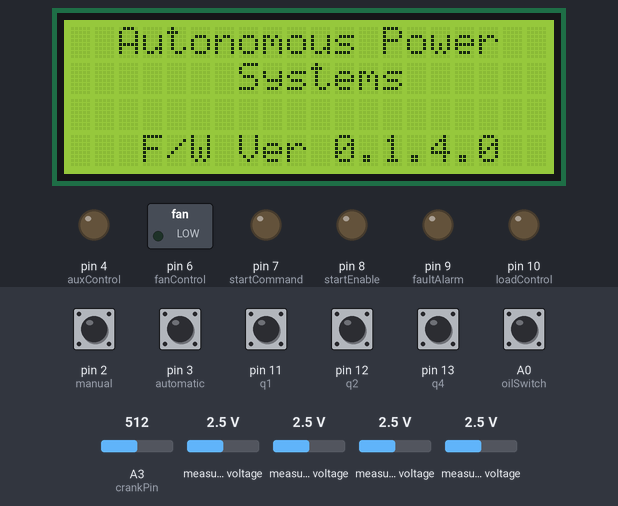
A sketch run on a simulated Arduino Uno, built with avr-gcc and run on an emulated ATmega328P. On the bench: 20×4 character LCD, switched loads named in the sketch (green lamp = pin HIGH), output pins drawn as LEDs (lit = HIGH). The test bench sets the inputs (shaded band); at power-on: A0 (oilSwitch), pin 2 (manual), pin 3 (automatic), pin 11 (q1), pin 12 (q2), pin 13 (q4) HIGH, A3 (crankPin) = 512, measured voltage 2.5 V. What the sketch prints to the serial monitor is not drawn.

Above: at 1.2 s.
At 3.3 s:
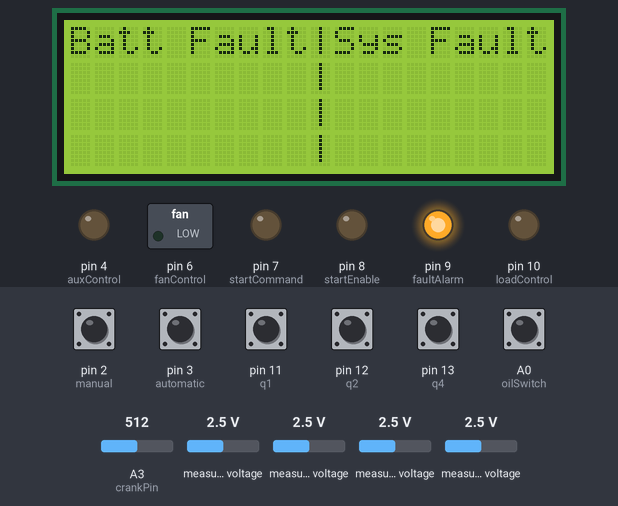
At 5.8 s:
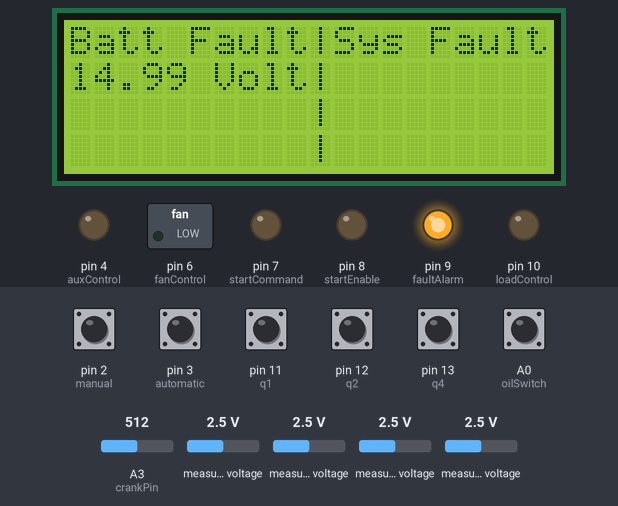

Measured:
- what the display in image 0 shows lasts 2.1 s, from 1.1 s to 3.2 s
- what the display in image 1 shows lasts 2.6 s, from 3.2 s to 5.8 s

The sketch:

APS_0_1_4_1_Start.ino
```cpp
/*
  Autonomous Power Solutions Rev 0.1.4.0
  Generator Powered Battery Charger


   Rev 0.1.4.0 is designed to run on the S/W development prototype PCA
   and will need minor updates before controlling an actual unit

   PORT ASSIGNMENTS

   A0 =
   A1 =
   A2 =
   A3 = Cranking Battery Voltage 0V to 15V range          crankPin
   A4 = I2C Data
   A5 = I2C Clock

   I2C A0 System Ambient Temperature                      AIN0
   I2C A1 System Battery Temperature                      AIN1
   I2C A2 System Charging Current 0A to 100A              AIN2
   I2C A3 System Charging Voltage 0V to 30V range         AIN3

   D0 = Input Oil Level Switch from engine                oilSwitch
   D1 = Input Start Switch Momentary Contact              engineStart
   D2 = Input Auto/Manual Toggle Switch Manual Position   manMode
   D3 = Input Auto/Manual Toggle Switch Auto Position     autoMode
   D4 = Output Auxilary Load Control                      auxControl
   D5 = Input Tachometer input                            engineSpeed
   D6 = Output Fan On/Off                                 fanControl
   D7 = Output Engine Start Relay                         startCommand
   D8 = Output Alternator Load Contactor                  loadControl
   D9 = Output Fault alarm                                faultAlarm
   D10 = Output Start Enable Relay                        startEnable
   D11 = Manual Runtime Switch BCD1                       q1
   D12 = Manual Runtime Switch BCD2                       q2
   D13 = Manual Runtime Switch BCD4                       q4


  FAN OPERATION
  Battery temperature of 50F to 80F is safe range. No action required.
  Above 80F, batteries will be cooled by circulating air.
  Ambient air temperature should be >=5 degrees less than battery to
  effectively cool the battery.
  If the battery temperature is >=100 F, the battery is over temperature
  and a temperature fault condition exits. Charging and should be
  disallowed until the battery is below 100F.

 */

/*-------------------------------------------------------------
*                        INCLUDES
*-------------------------------------------------------------*/

 #include <Wire.h>
 #include <Adafruit_ADS1015.h>
 #include <Adafruit_LiquidCrystal.h>
 Adafruit_LiquidCrystal lcd(0); // Default address #0 A0-A2 not jumpered
 Adafruit_ADS1015 ads1015;

 /*----------------------------------------------------------
 *                      Define Variables
 *----------------------------------------------------------- */

 //VARIABLES THAT DO NOT CHANGE
 const int debounceDelay = 10;  // number of mS delay used in debounce function
 const int oilSwitch = A0;
 const int engineStart = A1;
 const int manual = 2;
 const int automatic = 3;
 const int auxControl = 4;
 const int engineSpeed = 5;
 const int fanControl = 6;
 const int faultAlarm = 9;
 const int startEnable = 8;
 const int startCommand = 7;
 const int loadControl = 10;
 const int q1 = 11;
 const int q2 = 12;
 const int q4 = 13;
 const int crankPin = A3;
 const int thermistorNominal=10000;
 const int temperatureNominal=25;
 const int bCoefficient=3950;
 const int seriesResistor=10000;//nominal value,measure for better accuracy

 //VARIABLES THAT CHANGE
 float sensorValue = 0.0;
 float battVolt = 0.0;       //main system battery bank voltage
 float battCurrent = 0.0;    //main system battery bank charge current
 float crankVolts = 0.0;     //engine crank battery voltage
 float battTemperature = 0.0;  //main system battery temperature
 float ambTemperature = 0.0; //main system battery enclosure temperature
 float steinhart = 0.0;
 int runTime = 0;            //manual mode run time value
 int bcdTotal=0;             //manual mode run time selection switch
 int engineRPM =0;           //engine tachometer 0 to 3600 RPM
 unsigned long startTime=0;  //used in 2 minute time out for warm up period
 //look up millis timer code in TAM test fixture
 unsigned long warmUpTime=0; //2 minute warmup period
 unsigned long countHour=0;  //counter used by timer interrupt routine
 volatile int mode=3;        //set to OFF state for power up-data type "byte"?
 volatile int modeTotal=0;   //Used in BCD run time selection-data type "byte"?
 boolean engineRun = false;  //engine RPM > 800
 boolean oilFault = false;   //oil level switch is closed
 boolean voltFault = false;  //battery under voltage
 boolean tempFault = false;  //battery over temperature
 boolean fanOn = false;      //fan signal is ON
 boolean loadOn = false;     //load contactor is connected
 boolean startFault = false; //no start after 5 attempts
 boolean currentFault = false;//under or over current condition
 boolean criticalFault = false; //a fault that will prevent engine from running
 // int faultCondition = 0;  DETERMINE IF THIS SHOULD BE BOOLEAN TRUE/FALSE
 // OR AN INT WHOSE VALUE DEFINES FAULT TYPE - EG 0 FOR NO FAULT, 1 FOR VOLT FAULT ETC

 //String Variables
 String firmwareVer="0.1.4.0";
 String sysBattFault="Batt Fault|Sys Fault";
 String voltageFault="Volt";
 String temperatureFault="Temp";
 String oilLevelFault="Oil Level";
 String ampFault="Current";
 String crank="Crank Battery";
 String chargeV="Charge Volts = ";
 String chargeI="Charge Amps = ";
 String battT="Battery Temp = ";
 String ambT="Ambient Temp = ";
 String warmUp="Engine Warm Up";

 // End of Variables Definition -------------------------


 /* ----------------------------------------------------------
                      Function Definitions
    ---------------------------------------------------------- */

 //DEBOUNCE FUNCTION
 boolean debounce(int pin)
 {
   boolean state;
   boolean previousState;
   previousState = digitalRead(pin); // store switch state
   for(int counter=0; counter < debounceDelay; counter++)
   {
    delay(1); //wait for 1 ms
    state = digitalRead(pin); //read the pin
    if(state != previousState)
    {
     counter = 0; //reset the counter if the state changes
     previousState = state; // and save the current state
    }
   }
 }

 //READSENSOR FUNCTION USED IN CRANK BATTERY VOLTAGE MEASUREMENT
  float readSensor(int sensorPin) {
  sensorValue = 0.0; //Initialize sensorValue
   for (int i=0; i<5; i++) {
     sensorValue = sensorValue + analogRead(sensorPin);
     delay(10);
   }
     crankVolts = ((sensorValue/5)*0.0048*3); //scaled to 15V full scale
     return crankVolts;
 }

 //SYSTEM BATTERY VOLTAGE MEASUREMENT FUNCTION
  float readBattVolt() {
  battVolt = 0.0; //Initialize battVolt
   for (int i=0; i<5; i++) {
   battVolt = battVolt + ads1015.readADC_SingleEnded(3);
   delay(10);
   }
  battVolt = ((battVolt/5*6)*0.003); //Average of 5 samples scaled to 30V full scale
  return battVolt;
}

 //SYSTEM BATTERY CHARGE CURRENT MEASUREMENT FUNCTION
  float readBattAmps() {
  battCurrent=0.0; //Initialize battCurrent
    for (int i=0; i<5; i++) {
    battCurrent = battCurrent + ads1015.readADC_SingleEnded(2);
    delay(10); //change to while loop using millis. do not use delay function
   }
   battCurrent = ((battCurrent/5*20)*0.003); //Average of 5 samples scaled to 100A full scale
   return battCurrent;
}

//BATTERY TEMPERATURE MEASUREMENT FUNCTION
  float readBattTemp() {
  steinhart = 0.0;
  battTemperature=0.0; // initialize battTemperature
   for (int i=0; i<5; i++) {
   battTemperature = battTemperature + ads1015.readADC_SingleEnded(1);
   delay(10);
   }
 battTemperature=battTemperature/5; //average of 5 samples
 //convert reading to a resistance
 battTemperature=1667 / battTemperature - 1;
 battTemperature=seriesResistor / battTemperature;
 //convert resistance to temperature
 steinhart=battTemperature/thermistorNominal;        // (R/Ro)
 steinhart=log(steinhart);                   // ln(R/Ro)
 steinhart/=bCoefficient;                    // 1/B * ln(R/Ro)
 steinhart+=1.0/(temperatureNominal+273.15); // + (1/To)
 steinhart=1.0/steinhart;                    // Invert
 steinhart-=273.15;                          // convert to C
 steinhart=steinhart*9.0/5.0+32;             // convert to F
 battTemperature=steinhart;
 return battTemperature;
}

//BATTERY ENCLOSURE AMBIENT TEMPERATURE MEASUREMENT FUNCTION
  float readAmbTemp() {
  steinhart=0.0;
  ambTemperature=0.0; // initialize ambTemperature
   for (int i=0; i<5; i++) {
   ambTemperature = ambTemperature + ads1015.readADC_SingleEnded(0);
   delay(10);
   }
 ambTemperature=ambTemperature/5; //average of 5 samples
 //convert reading to a resistance
 ambTemperature=1667 / ambTemperature - 1;
 ambTemperature=seriesResistor / ambTemperature;
 //convert resistance to temperature
 steinhart=ambTemperature/thermistorNominal;        // (R/Ro)
 steinhart=log(steinhart);                   // ln(R/Ro)
 steinhart/=bCoefficient;                    // 1/B * ln(R/Ro)
 steinhart+=1.0/(temperatureNominal+273.15); // + (1/To)
 steinhart=1.0/steinhart;                    // Invert
 steinhart-=273.15;                          // convert to C
 steinhart=steinhart*9.0/5.0+32;             // convert to F
 ambTemperature=steinhart;
 return ambTemperature;
}


//ENGINE RPM FUNCTION GOES HERE
//FAULT STATUS FUNCTION GOES HERE
//BCD Run Time Switch Function

int readSwitch()
{
 int bcdTotal=0;
 runTime=0;
 if (digitalRead(q1)==HIGH) { bcdTotal+=1; }
 if (digitalRead(q2)==HIGH) { bcdTotal+=2; }
 if (digitalRead(q4)==HIGH) { bcdTotal+=4; }
 // Set manual run time based on BCD switch input
 switch (bcdTotal){
    case 0:
      runTime = 2; //2 hours of manual runtime
      break;
    case 1:
      runTime = 4; //SHOULD THESE TIMES BE IN MINUTES?
      break;
    case 2:
      runTime = 6;
      break;
    case 3:
      runTime = 8;
      break;
    case 4:
      runTime = 10;
      break;
    case 5:
      runTime = 12;
      break;
    default:
      runTime = 0;
      break;
 }
 return runTime;
}

//End of Function Definitions *********************************


/*
 * --------------------------------------------------------
 * ISRs
 * ---------------------------------------------------------
*/

//Manual/Auto Mode Interrupt Service Routine (ISR)
void switchPressed1()
{
 volatile int modeTotal=0;
 if (digitalRead(manual)==HIGH) { modeTotal+=1; }
 if (digitalRead(automatic)== HIGH) { modeTotal+=2; }

 switch (modeTotal) {
  case 0:
  mode=0; //fault mode
  break;
  case 1:
  mode=1; //automatic mode
  break;
  case 2:
  mode=2; //manual mode
  break;
  case 3:
  mode=3; //off mode
  break;
 }
}


 // END OF ISRs


 /*
  *  ----------------------------------------------------------
  *                            SETUP
  * ----------------------------------------------------------
  */

  void setup() {
    analogReference(DEFAULT);          //THIS WILL CHANGE TO EXT REF IN H/W DESIGN
    Serial.begin(9600);                //THIS CAN BE REMOVED AFTER TESTING
    ads1015.begin();
    lcd.begin(20,4);                   // set up the LCD's number of rows and columns
    Serial.println("entering setup loop");
    Serial.println(" ");
    //SET UP DIGITAL I/O
    pinMode(manual,INPUT_PULLUP);      //set up Auto/Manual select switch
    // digitalWrite(manual,HIGH);      //internal pull up on
    pinMode(automatic,INPUT_PULLUP);   //set up Auto/Manual select switch
    //digitalWrite(automatic,HIGH);    //internal pull up on
    pinMode(engineSpeed,INPUT);        //set up tachometer input
    pinMode(engineStart,INPUT_PULLUP); //set up engine mom start switch
    //digitalWrite(engineStart,HIGH);  //internal pull up on
    pinMode(faultAlarm,OUTPUT);        //set up Fault Alarm output
    digitalWrite(faultAlarm,LOW);      //turn off
    pinMode(startEnable,OUTPUT);       //set up Start Enable output
    digitalWrite(startEnable,LOW);     //turn off
    pinMode(startCommand,OUTPUT);      //set up Start Relay output
    digitalWrite(startCommand,LOW);    //turn off
    pinMode(loadControl,OUTPUT);       //set up Load Contactor output
    digitalWrite(loadControl,LOW);     //turn off
    pinMode(oilSwitch,INPUT_PULLUP);   //set up oil level switch
    //digitalWrite(oilSwitch,HIGH);    //internal pull up on
    pinMode(q1,INPUT_PULLUP);          //set up BCD runtime select switch
    //digitalWrite(q1,HIGH);           //internal pull up on
    pinMode(q2,INPUT_PULLUP);          //set up BCD runtime select switch
    //digitalWrite(q2,HIGH);           //internal pull up on
    pinMode(q4,INPUT_PULLUP);          //set up BCD runtime select switch
    //digitalWrite(q4,HIGH);           //internal pull up on
    pinMode(fanControl,OUTPUT);        //set up Load Contactor output
    digitalWrite(fanControl,LOW);      //turn off
    pinMode(auxControl,OUTPUT);        //set up Load Contactor output
    digitalWrite(auxControl,LOW);      //turn off


    //set up interrupts
    attachInterrupt (0, switchPressed1,CHANGE);  // attach Auto/Manual ISR
    attachInterrupt (1, switchPressed1,CHANGE);  // attach Auto/Manual ISR

    //set up lcd and and send welcome message
    lcd.clear();
    delay(1000); //remove aFTER TESTING
    lcd.setCursor(2,0);        // Print opening message to the LCD
    lcd.print("Autonomous Power");
    lcd.setCursor(7,1);
    lcd.print("Systems");
    lcd.setCursor(3,3);
    lcd.print("F/W Ver");
    lcd.setCursor(11,3);
    lcd.print(firmwareVer);
    delay (2000);


   //DETERMINE OPERATING MODE -  MAKE THIS A FUNCTION?
   //CHECK FOR CONFLICT WITH VARIABLES HERE ALSO BEING USED IN ISR CODE
   //VARIABLES ARE VOLATILE IN ISR CODE BUT NOT VOLATILE HERE
   modeTotal=0;
   if (digitalRead(manual)==HIGH) { modeTotal+=1; }
   if (digitalRead(automatic)== HIGH) { modeTotal+=2; }
   switch (modeTotal) {
    case 0:
    mode=0; //fault mode
    break;
    case 1:
    mode=1; //automatic mode
    break;
    case 2:
    mode=2; //manual mode
    break;
    case 3:
    mode=3; //off mode
    break;
    }

   //DETERMINE IF THERE IS A MODE SWITCH FAULT CONDITION
   //ELIMINATE MODE SWITCH FAULT CHECK
   /*if (mode == 0) {
      modeFault = true;
      }

    if (modeFault = true) {
       digitalWrite(faultAlarm,HIGH);  //set Fault Alarm contact closure
       //lcd.clear();                  //determine when to clear the lcd
       lcd.setCursor(0,3)
       lcd.print(modeSwitchFault);
       }
     */

   //DETERMINE IF A BATTERY VOLTAGE FAULT EXISTS
   battVolt = readBattVolt();
   if (battVolt <=22.0) {
      voltFault = true;
      digitalWrite(faultAlarm,HIGH);  //set Fault Alarm contact closure
      }

   //DETERMINE IF A BATTERY TEMPERATURE FAULT EXISTS
   battTemperature = readBattTemp();
   if (battTemperature >=100.0) {
       tempFault = true;
       digitalWrite(faultAlarm,HIGH);  //set Fault Alarm contact closure
       digitalWrite(startEnable,LOW);  //prevent engine start
       }

   //DETERMINE IF OIL LEVEL FAULT EXISTS
   if (digitalRead(oilSwitch) == LOW){
       oilFault = true;
       Serial.print("oilFault= ");
       Serial.println(oilFault);
       digitalWrite(faultAlarm,HIGH);  //set Fault Alarm contact closure
       digitalWrite(startEnable,LOW);  //prevent engine start
       }

   //SET UP FAULT DISPLAY
   if ((voltFault == true) || (oilFault == true) || (tempFault == true)){
        lcd.clear();
        lcd.setCursor(0,0);
        lcd.print(sysBattFault);
        lcd.setCursor(10,1);
        lcd.print("|");
        lcd.setCursor(10,2);
        lcd.print("|");
        lcd.setCursor(10,3);
        lcd.print("|");
        delay(2500);
       }

   if (voltFault == true) {
       lcd.setCursor(0,1);
       lcd.print(battVolt);
       lcd.setCursor(6,1);
       lcd.print(voltageFault);
       delay(2500);
       }

   if (tempFault == true) {
       lcd.setCursor(0,3);
       lcd.print(battTemperature);
       lcd.setCursor(6,3);
       lcd.print(temperatureFault);
       delay(2500);
       }

   if (oilFault == true) {
       lcd.setCursor(11,1);
       lcd.print(oilLevelFault);
       delay(2500);
       }

     //READ TEMPERTURE AND TURN ON FAN IF REQUIRED
      ambTemperature = readAmbTemp();
      if ((battTemperature>80.0) && (battTemperature-ambTemperature >5.0)){
         digitalWrite(fanControl,HIGH);  //TURN ON FAN
         fanOn=true;       //SET FAN FLAG
         Serial.print("fanOn= ");
         Serial.println(fanOn);
         }

   //CREATE A CURRENT FAULT TEST, FOR BOTH HIGH AND LOW CURRENT
   //SHOULD THE FAN TURN ON TO HEAT BATTERIES AS WELL AS COOL?
   //TURN OFF FAN WHEN BATTERY TEMPERATURE <= 80F
   //IF AMBIENT TEMP IS HIGH AND COOLING WILL NOT OCCUR WHAT HAPPENS?
   //ADD A FAN TACH OR ROTOR SIGNAL IN NEXT H/W VERSION?
   //SEND POWER UP TIME, VOLTAGE, AND TEMPERATURE TO DATA LOG


  }   //CLOSING BRACE FOR SETUP FUNCTION

 //End of setup loop ------------------------------------------------

 void loop() {


   Serial.print("Voltage Fault= ");
   Serial.println(voltFault);
   Serial.print("Temp Fault= ");
   Serial.println(tempFault);
   Serial.print("Oil Level Fault= ");
   Serial.println(oilFault);
   delay(2500);
   battVolt = readBattVolt();
   Serial.print("Battery Voltage= ");
   Serial.println(battVolt);
   battCurrent = readBattAmps();
   Serial.print("Battery Current= ");
   Serial.println(battCurrent);
   readSensor(A3);
   Serial.print("Crank Battery Voltage= ");
   Serial.println(crankVolts);
   battTemperature = readBattTemp();
   Serial.print("Battery Temperature= ");
   Serial.println(battTemperature);
   ambTemperature = readAmbTemp();
   Serial.print("Ambient Temperature= ");
   Serial.println(ambTemperature);
   Serial.print("Mode=");
   Serial.println(mode);
   runTime = readSwitch();
   Serial.print("RunTime=");
   Serial.println(runTime);
   delay(1000);
 }
```
